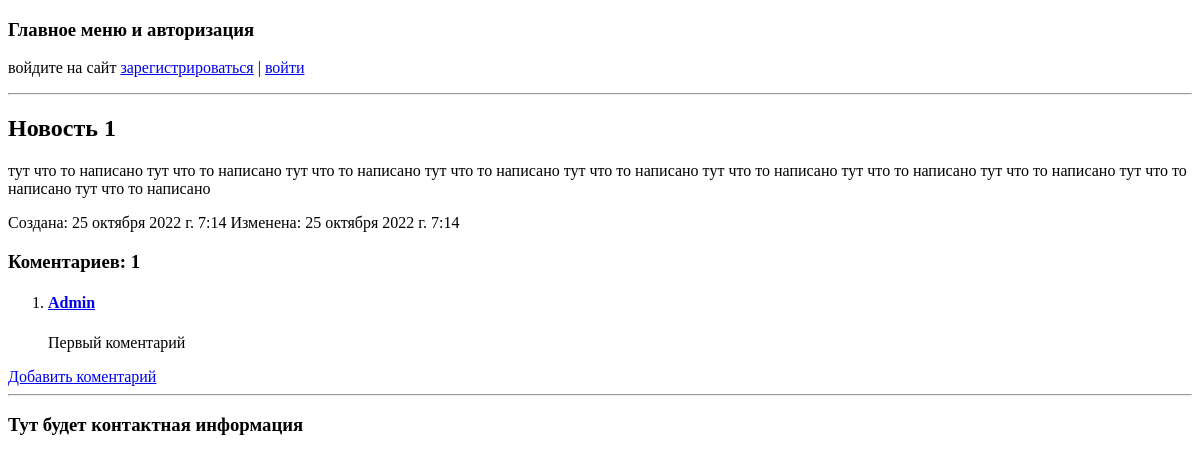
/news/1/, run on an earlier commit of the app's database.
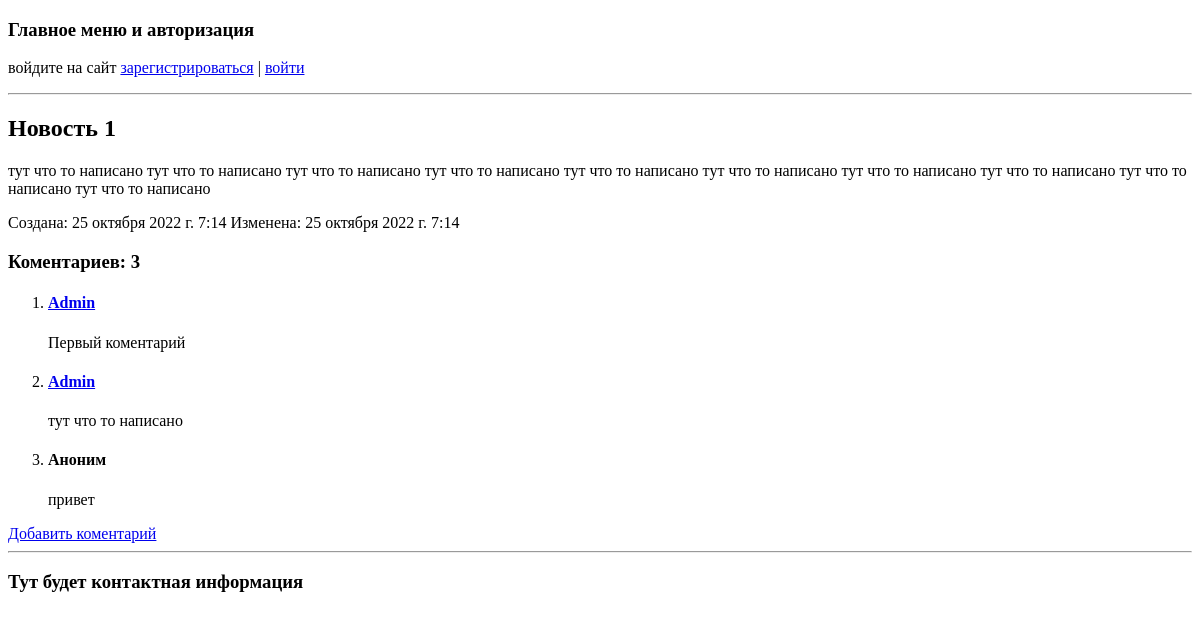
And on a later commit of the database.
### news/models.py (models this page shows, shortened)
class New(models.Model):
    title = models.CharField(max_length=1000, verbose_name='Название')
    description = models.TextField(default='', verbose_name='Описание')
    publish = models.BooleanField(default=False, verbose_name='Опубликованно')
    time_create = models.DateTimeField(auto_now_add=True, verbose_name='Создана')
    time_update = models.DateTimeField(auto_now=True, verbose_name='Отредактированно')
    def get_commit(self):
        return Commit.objects.filter(new=self)
    def cnt_commit(self):
        return len(Commit.objects.filter(new=self))
    class Meta:
        verbose_name = 'Новость'
        verbose_name_plural = 'Новости'

class Commit(models.Model):
    user = models.ForeignKey(User, null=True, blank=True, on_delete=models.PROTECT, verbose_name='Автор')
    user_name = models.CharField(max_length=20, blank=True, default='Аноним', verbose_name='Имя автора')
    description = models.TextField(default='', verbose_name='Комментарий')
    new = models.ForeignKey('New', on_delete=models.CASCADE, verbose_name='Новость')
    class Meta:
        verbose_name = 'Комментарий'
        verbose_name_plural = 'Комментарии'

### news/views.py (the view)
# urls.py: path('news/<int:pk>/', NewsDetailView.as_view(), name='news_detail'),
class NewsDetailView(generic.DetailView):
    model = New
    template_name = 'news/news_detail.html'

### templates/news/news_detail.html (shortened to what this page needs)
{% extends "index.html" %}
{% block content %}
    <h2>{{object.title}}</h2>
    <p>{{object.description}}</p>
    <p>Создана: {{object.time_create}} Изменена: {{object.time_update}}</p>
    <h3>Коментариев: {{object.cnt_commit}}</h3>
    <ol>
        {% for commit in object.get_commit%}
        <li>
            {% if commit.user %}
                <h4><a href="{% url 'profile' commit.user.pk %}">{{ commit.user_name }}</a></h4>
            {% else %}
                <h4>{{ commit.user_name }}</a></h4>
            {% endif %}
            <p>{{commit.description}}</p>
        </li>
        {% endfor %}
    </ol>
    <a href="{% url 'create_commit' object.pk %}">Добавить коментарий</a>
{% endblock %}

What changed in the data, as far as the page shows it:
computed for New "Новость 1": cnt_commit "1" → "3"
added Commit: user_name "Admin", description "тут что то написано"
added Commit: user_name "Аноним", description "привет"
